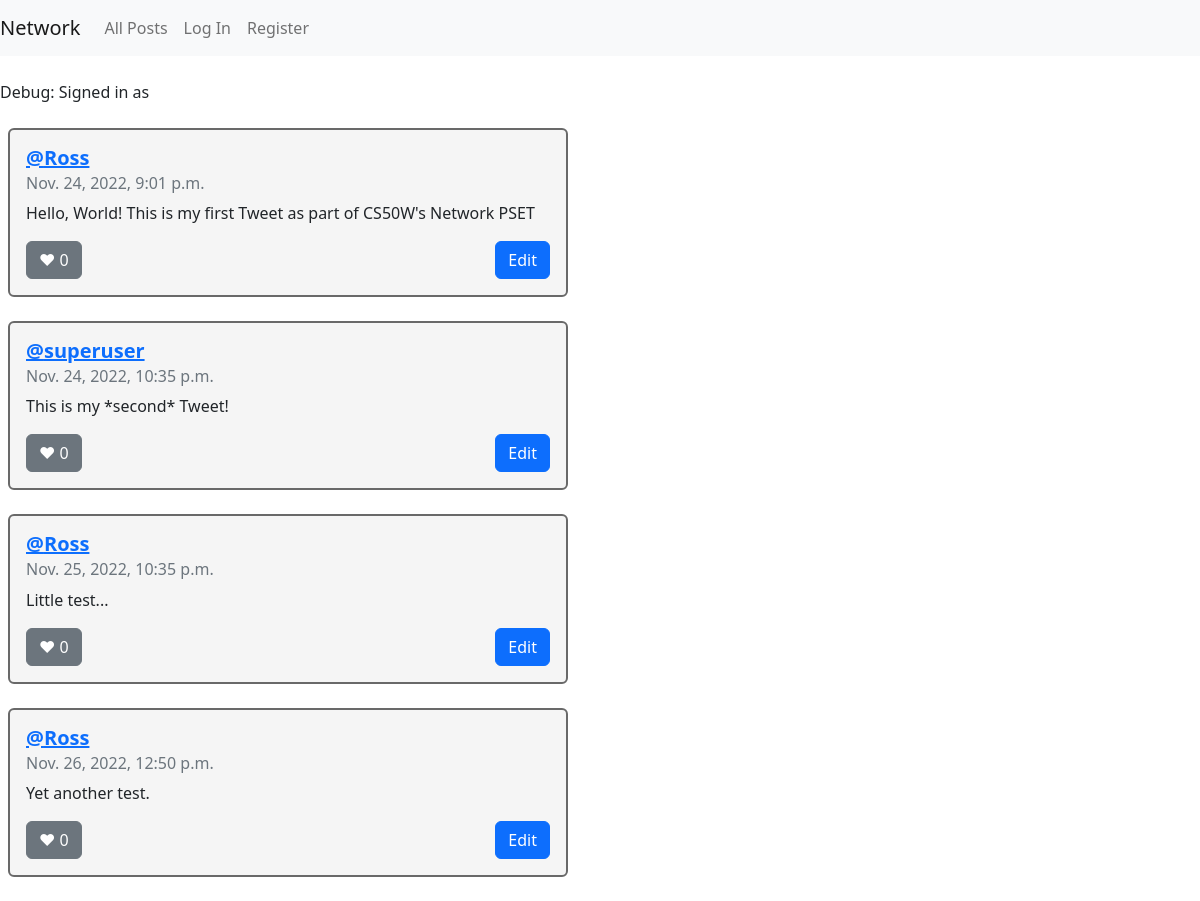
The page /allPosts on the database as committed earlier.
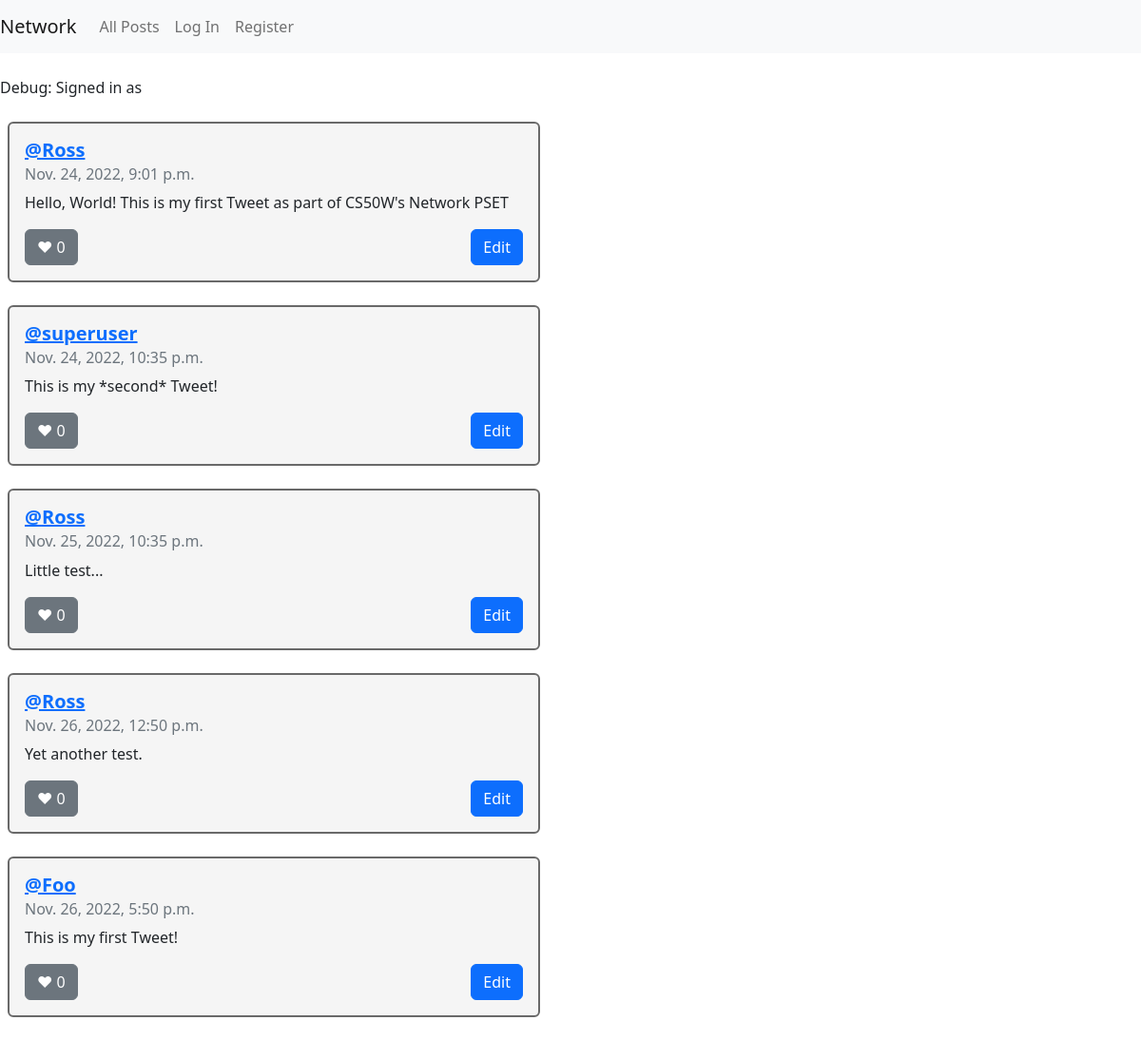
The same page on the database as committed later.
### network/models.py (models this page shows)
class Tweet(models.Model):
    author = models.ForeignKey(User, on_delete=models.CASCADE)
    tweetText = models.CharField(max_length=255)
    posted = models.DateTimeField(auto_now_add=True)

class User(AbstractUser):
    pass

### network/views.py (the view)
# urls.py: path("allPosts", views.allPosts, name="allPosts"),
def allPosts(request):
    tweets = Tweet.objects.all()
    print(tweets)
    return render(request, "network/allPosts.html", {
        "tweets": tweets
    })

### network/templates/network/allPosts.html (shortened to what this page needs)
{% extends "network/layout.html" %}
{% block body %}
<br>
Debug: Signed in as <strong>{{ user.username }}</strong>
<br>
<br>
{% for tweet in tweets %}
<div class="ms-2 card" style="width: 35rem" data-id="{{tweet.id}}";>
  <div class="card-body rounded">
   <h5 class="card-title" href="#"><a href="{% url 'profile' user_id=tweet.author.id%}"><b>@{{ tweet.author}}</b></h5></a>
   <h6 class="card-subtitle mb-2 text-muted">{{tweet.posted}}</h6>
   <p class="card-text">{{tweet.tweetText}}</p>
   <button class="btn btn-secondary float-left" id="foo">&hearts;&nbsp;<span id="bar">0</span></button>
   <button class="btn btn-primary float-end booboo">Edit</button>
 </div>
</div>
<br>
{% endfor %}
  {% endblock %}

Rows that differ between the two databases and show on the page:
added Tweet: author "Foo", posted "Nov. 26, 2022, 5:50 p.m.", tweetText "This is my first Tweet!"
